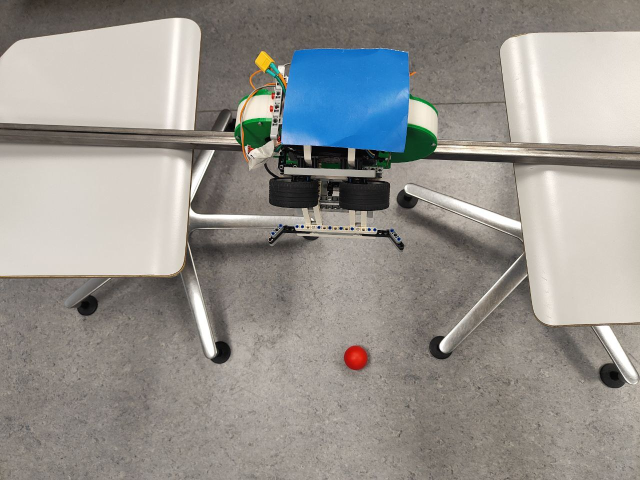
#> input picture pics/1.jpg, 1280 x 960 px, given in place of the camera (shown at 1/2 size)
$ python main.py
#> lines starting #> are read from the running program, lines starting #| are printed output that depends on the picture; after the words box and inside, x2 and y2 are one past the last pixel; in counts of white or black regions, pixels touching at a corner belong together
# выделение цвета с помощью opencv на видео

import cv2
import numpy as np
import serial
import time

arduinoSerial = serial.Serial('COM8', 9600) #указать нужный COM
time.sleep(3)

#width = 640
#heigth = 480
cap = cv2.VideoCapture(1) #указываем нужную камеру
#cap.set(3, width)
#cap.set(4, heigth)
#cap.set(10, 150)

# взять нужные элемент, определенный в файле main.py

color_ball = [0,15,117,255,110,255]  # красный
color_paddle = [106,113,255,255,90,120]  # синий
s = ""
s_prev = ""

def detectColor(img, colors1, colors2):
    x_ball = None
    y_ball = None
    x_paddle = None
    y_paddle = None
    global s
    global s_prev

    hsv_img = cv2.cvtColor(img, cv2.COLOR_BGR2HSV)
    lower1 = np.array([colors1[0],colors1[2],colors1[4]])
    upper1 = np.array([colors1[1],colors1[3],colors1[5]])
    lower2 = np.array([colors2[0], colors2[2], colors2[4]])
    upper2 = np.array([colors2[1], colors2[3], colors2[5]])
    mask1 = cv2.inRange(hsv_img, lower1, upper1)
    mask2 = cv2.inRange(hsv_img, lower2, upper2)
    result1 = cv2.bitwise_and(img, img, mask=mask1)
    result2 = cv2.bitwise_and(img, img, mask=mask2)
    #cv2.imshow("result1", result1)
    #cv2.imshow("result2", result2)
    #cv2.imshow("result3", result3)
    moments1 = cv2.moments(mask1, 1)
    moments2 = cv2.moments(mask2, 1)
    x_m1 = moments1['m10']
    y_m1= moments1['m01']
    area1 = moments1['m00']
    x_m2 = moments2['m10']
    y_m2 = moments2['m01']
    area2 = moments2['m00']

    if area1 > 10:#указать нужное значение
        x_ball = int(x_m1/area1)
        y_ball = int(y_m1/area1)
        cv2.putText(img, str(x_ball)+","+str(y_ball), (x_ball,y_ball), \
                    cv2.FONT_HERSHEY_SIMPLEX, 1, (0,255,255),2)
    if area2 > 10:  # указать нужное значение
        x_paddle = int(x_m2 / area2)
        y_paddle = int(y_m2 / area2)
        cv2.putText(img, str(x_paddle) + "," + str(y_paddle), (x_paddle, y_paddle), \
                    cv2.FONT_HERSHEY_SIMPLEX, 1, (0, 255, 255), 2)

    if not(x_ball is None) and not(y_ball is None) and not(x_paddle is None) and not(y_paddle is None):
        s = ""
        if (x_ball < x_paddle - 20):
            s = "-1"
        elif (x_ball > x_paddle + 20):
            s = "1"
        else:
            s = "0"

        s = s + ","

        if (y_paddle - y_ball < 70):
            s = s + "1"
        else:
            s = s + "0"
        s += "\n"

        if s_prev != s:

            #if x_ball is None or y_ball is None:
            #    s = "0,0\n"
            print(s)
            arduinoSerial.write(s.encode())
            #print(arduinoSerial.read_all())

        s_prev = s
    else:
        print("err")
        s = "0,0\n"
        if s_prev != s:
            arduinoSerial.write(s.encode())
            print("stop")
        s_prev = s
    cv2.imshow("img", img)


while True:
    #if (arduinoSerial.inWaiting() > 0):
        #data = arduinoSerial.readline().decode().strip()
        #print(data)
    success, img = cap.read()
#> img is the input picture: shape (960, 1280, 3); mean B, G, R 142.9, 147.3, 149.9
    img = cv2.flip(img, flipCode=0)
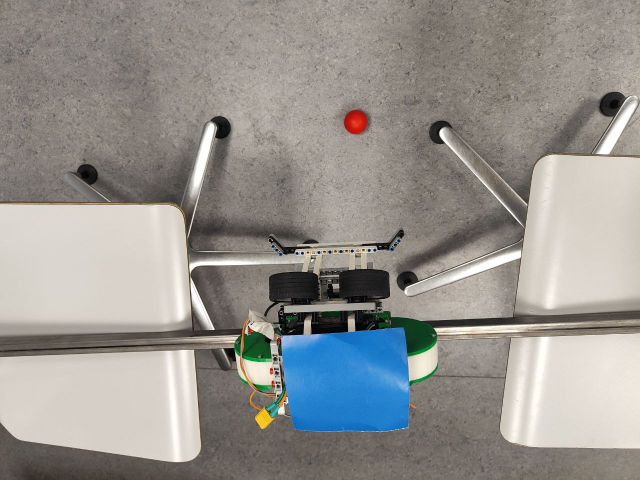
#> img: shape (960, 1280, 3) (shown at 1/2 size); mean B, G, R 142.9, 147.3, 149.9
    #to_crop = cv2.flip(img, 1)
    #cropped = to_crop[0:350, 120:540]
    detectColor(img, color_ball, color_paddle)
#> in detectColor, `hsv_img = cv2.cvtColor(img, cv2.COLOR_BGR2HSV)`: hsv_img: shape (960, 1280, 3); mean H, S, V 21, 34.1, 156.9
#> in detectColor, `mask1 = cv2.inRange(hsv_img, lower1, upper1)`:
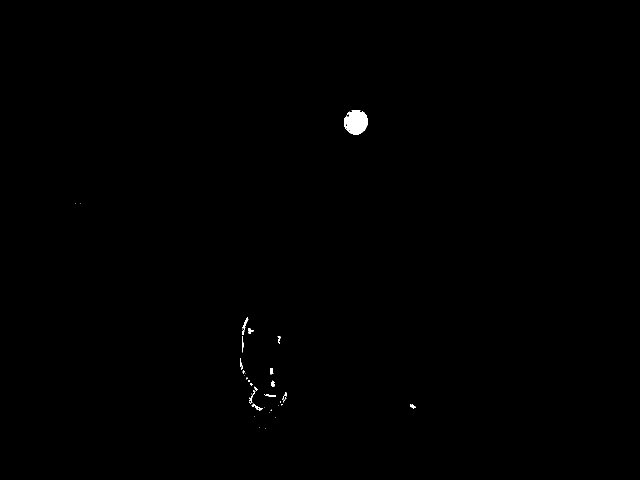
#> mask1: shape (960, 1280) (shown at 1/2 size); 0.23% white; 40 white regions (24 under 20 px), largest, box (x1, y1, x2, y2) and area: (688, 220, 736, 269) 1793, (485, 635, 497, 661) 95, (503, 807, 525, 822) 93
#> in detectColor, `mask2 = cv2.inRange(hsv_img, lower2, upper2)`: mask2: shape (960, 1280); every value is 0
#> in detectColor, `result2 = cv2.bitwise_and(img, img, mask=mask2)`: result2: shape (960, 1280, 3); every value is 0
#> in detectColor, `moments1 = cv2.moments(mask1, 1)`: moments1 = moments, m00 2781, centre m10/m00, m01/m00 = (648.5, 421.3)
#> in detectColor, `moments2 = cv2.moments(mask2, 1)`: moments2 = moments, m00 0
#> in detectColor, `x_m1 = moments1['m10']`: x_m1 = 1803537
#> in detectColor, `y_m1= moments1['m01']`: y_m1 = 1171510
#> in detectColor, `area1 = moments1['m00']`: area1 = 2781
#> in detectColor, `x_m2 = moments2['m10']`: x_m2 = 0
#> in detectColor, `x_ball = int(x_m1/area1)`: x_ball = 648
#> in detectColor, `y_ball = int(y_m1/area1)`: y_ball = 421
#> in detectColor, `cv2.putText(img, str(x_ball)+","+str(y_ball), (x_ball,y_ball), \ cv2.F..`:
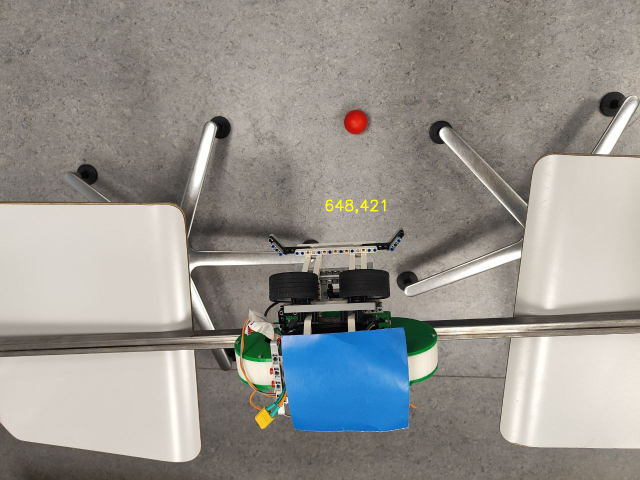
#> img: shape (960, 1280, 3) (shown at 1/2 size); 0.08% of pixels changed, all inside (x1, y1, x2, y2) = (651, 399, 771, 427)
    #cv2.imshow("result", img)
    cv2.waitKey(1)

cap.relise()
cv2.destroyAllWindows()
